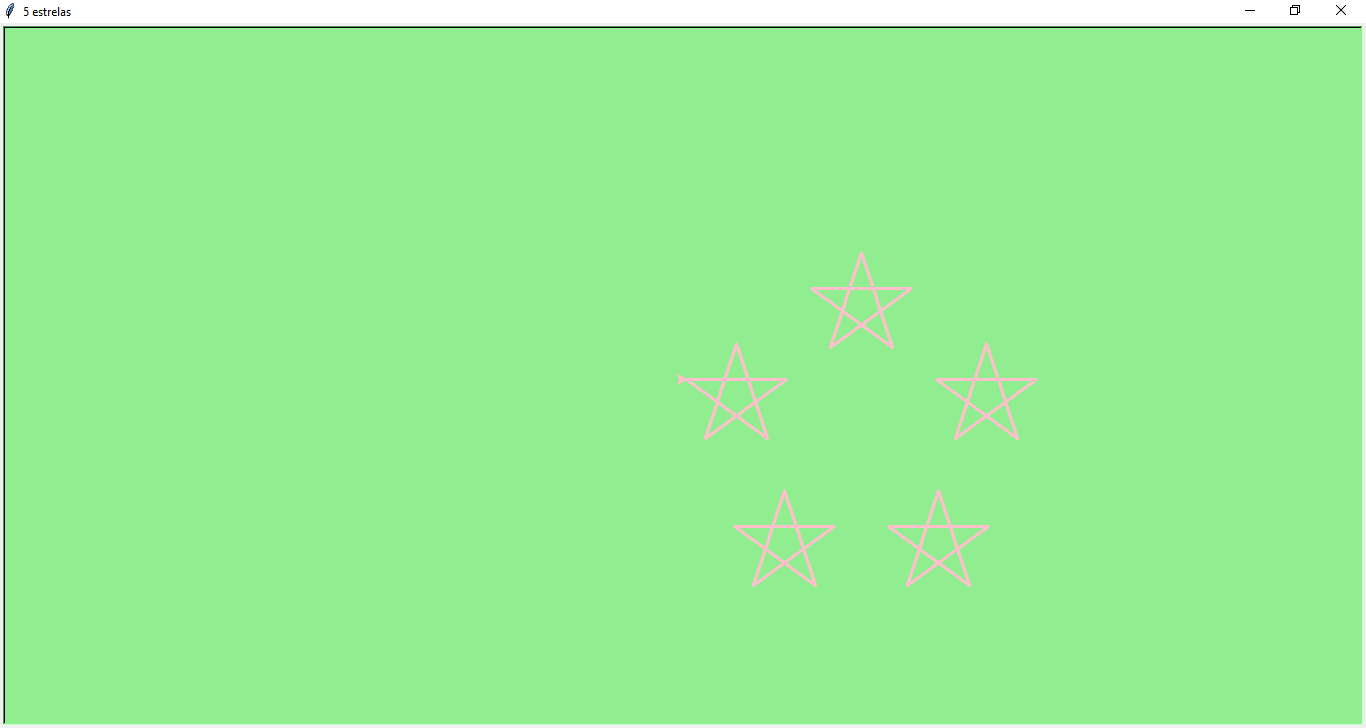

The Python source for this figure:
# Felipe Martins Gomes
# Comp 20
# Exercício 4.9.10
# Programa compilado com PyCharm 2018.1.2


import turtle

def fazer_janela (cor, titulo):
    janela = turtle.Screen()
    janela.bgcolor(cor)
    janela.title(titulo)
    return janela

def desenhar_estrela (tartaruga, tamanho):
    for i in range(5):
        tartaruga.forward(tamanho)
        tartaruga.right(144)

def fazer_turtle (cor, tamanho):
    tartaruga = turtle.Turtle()
    tartaruga.color(cor)
    tartaruga.pensize(tamanho)
    return tartaruga

def desenhar_estrelas (tartaruga, tamanho):
    for i in range(5):
        desenhar_estrela(tartaruga, tamanho)
        tartaruga.penup()
        tartaruga.forward(350)
        tartaruga.right(144)
        tartaruga.pendown()

janela = fazer_janela("lightgreen", "5 estrelas")
felipe = fazer_turtle("pink", 3)
desenhar_estrelas(felipe, 100)

janela.mainloop()
